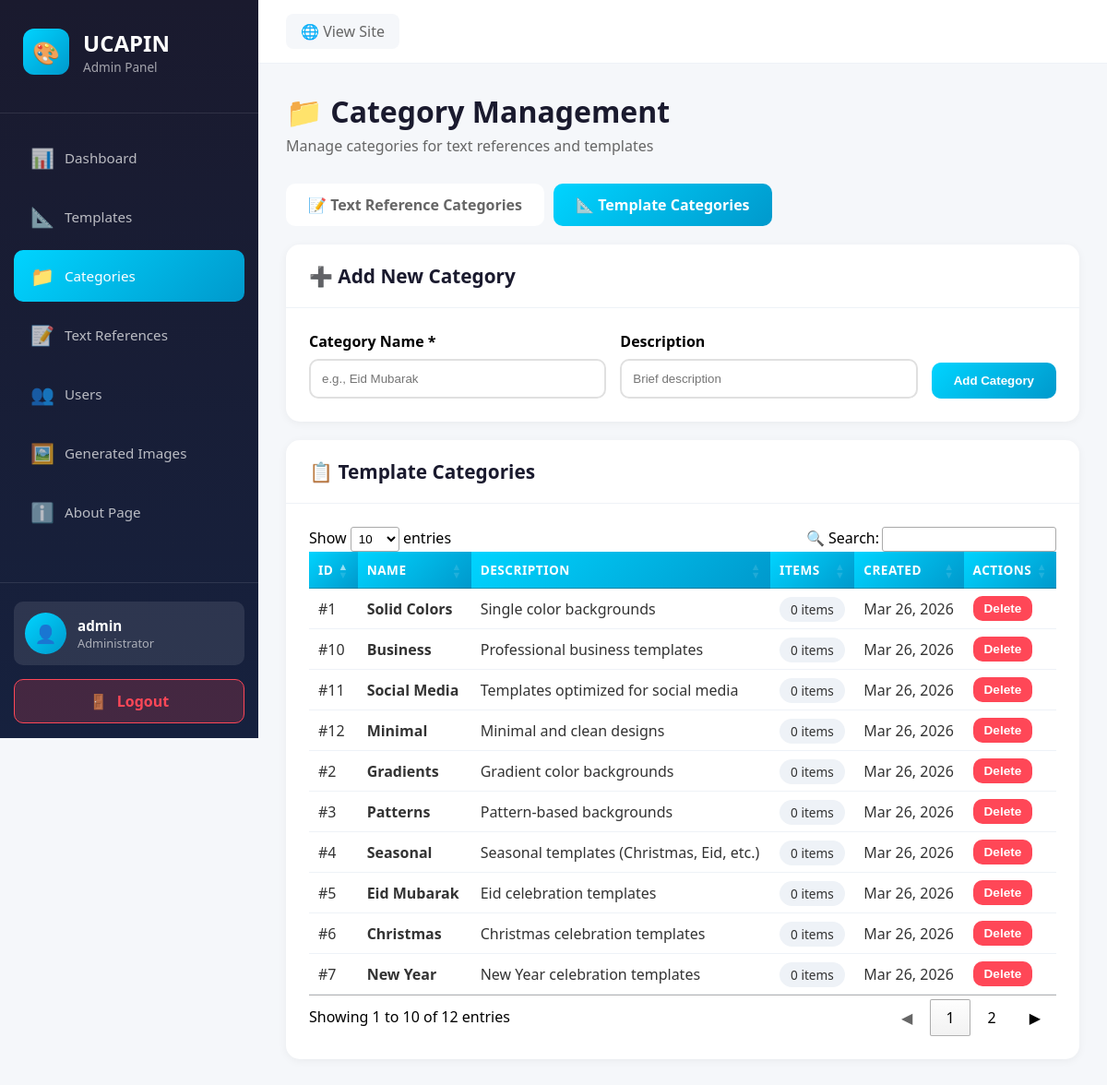
Screenshot of /admin/categories.php?type=template (signed in) with the database file from the repository.
### tables this page shows
CREATE TABLE `template_categories` (
  `id` INT AUTO_INCREMENT PRIMARY KEY,
  `name` VARCHAR(100) NOT NULL,
  `description` TEXT,
  `created_at` TIMESTAMP DEFAULT CURRENT_TIMESTAMP,
  INDEX `idx_name` (`name`)
);

### public/admin/categories.php (the view, shortened to what this page needs)
<?php
require_once 'includes/header.php';
$categoryType = $_GET['type'] ?? 'text';
if ($categoryType === 'template') {
    $categories = $db->query("
        SELECT c.*, COUNT(t.id) as item_count
        FROM template_categories c
        LEFT JOIN templates t ON c.id = t.category_id
        GROUP BY c.id
        ORDER BY c.name
    ")->fetchAll();
}
?>
<div class="main-content">
    <div class="page-header">
        <div>
            <h1>📁 Category Management</h1>
            <p>Manage categories for text references and templates</p>
        </div>
    </div>
    <div style="display: flex; gap: 10px; margin-bottom: 20px;">
        <a href="?type=text" style="padding: 12px 24px; background: <?= $categoryType === 'text' ? 'linear-gradient(135deg, #00d4ff 0%, #0099cc 100%)' : '#fff' ?>; color: <?= $categoryType === 'text' ? '#fff' : '#666' ?>; text-decoration: none; border-radius: 10px; font-weight: 600; transition: all 0.3s;">
            📝 Text Reference Categories
        </a>
        <a href="?type=template" style="padding: 12px 24px; background: <?= $categoryType === 'template' ? 'linear-gradient(135deg, #00d4ff 0%, #0099cc 100%)' : '#fff' ?>; color: <?= $categoryType === 'template' ? '#fff' : '#666' ?>; text-decoration: none; border-radius: 10px; font-weight: 600; transition: all 0.3s;">
            📐 Template Categories
        </a>
    </div>
    <div class="card" style="margin-bottom: 20px;">
        <div class="card-header">
            <h2>➕ Add New Category</h2>
        </div>
        <div class="card-body">
            <form method="POST" style="display: flex; gap: 15px; align-items: flex-end; flex-wrap: wrap;">
                <div style="flex: 1; min-width: 200px;">
                    <label style="display: block; font-weight: 600; margin-bottom: 8px;">Category Name *</label>
                    <input type="text" name="name" required placeholder="<?= $categoryType === 'template' ? 'e.g., Eid Mubarak' : 'e.g., Motivation' ?>" style="width: 100%; padding: 12px; border: 2px solid #e0e0e0; border-radius: 10px;">
                </div>
                <?php if ($categoryType === 'template'): ?>
                <div style="flex: 1; min-width: 200px;">
                    <label style="display: block; font-weight: 600; margin-bottom: 8px;">Description</label>
                    <input type="text" name="description" placeholder="Brief description" style="width: 100%; padding: 12px; border: 2px solid #e0e0e0; border-radius: 10px;">
                </div>
                <?php endif; ?>
                <div>
                    <label style="display: block; font-weight: 600; margin-bottom: 8px;">&nbsp;</label>
                    <button type="submit" class="btn btn-primary">Add Category</button>
                </div>
            </form>
        </div>
    </div>
    <div class="card">
        <div class="card-header">
            <h2>📋 <?= $categoryType === 'text' ? 'Text Reference' : 'Template' ?> Categories</h2>
        </div>
        <div class="card-body">
            <table class="data-table">
                <thead>
                    <tr>
                        <th>ID</th>
                        <th>Name</th>
                        <?php if ($categoryType === 'template'): ?>
                        <th>Description</th>
                        <?php endif; ?>
                        <th>Items</th>
                        <th>Created</th>
                        <th>Actions</th>
                    </tr>
                </thead>
                <tbody>
                    <?php foreach ($categories as $cat): ?>
                    <tr>
                        <td>#<?= $cat['id'] ?></td>
                        <td><strong><?= htmlspecialchars($cat['name']) ?></strong></td>
                        <?php if ($categoryType === 'template'): ?>
                        <td><?= htmlspecialchars($cat['description'] ?? '-') ?></td>
                        <?php endif; ?>
                        <td><span style="background: #eef2f7; padding: 4px 12px; border-radius: 15px; font-size: 0.85em;"><?= $cat['item_count'] ?> items</span></td>
                        <td><?= date('M d, Y', strtotime($cat['created_at'])) ?></td>
                        <td>
                            <?php if ($cat['item_count'] == 0): ?>
                            <form method="POST" style="display: inline;" onsubmit="return confirm('Delete this category?')">
                                <button type="submit" class="btn btn-small btn-danger">Delete</button>
                            </form>
                            <?php else: ?>
                            <span style="color: #999;">Has items</span>
                            <?php endif; ?>
                        </td>
                    </tr>
                    <?php endforeach; ?>
                </tbody>
            </table>
        </div>
    </div>
</div>
<?php require_once 'includes/footer.php'; ?>

### public/admin/includes/header.php (style rules this page uses)
* { margin: 0; padding: 0; box-sizing: border-box; }
body { font-family: 'Segoe UI', Tahoma, Geneva, Verdana, sans-serif; background: #f5f7fa; }
.main-content { padding: 30px; }
.page-header { display: flex; justify-content: space-between; align-items: center; margin-bottom: 30px; flex-wrap: wrap; gap: 15px; }
.page-header h1 { color: #1a1a2e; font-size: 2em; margin-bottom: 5px; }
.page-header p { color: #666; font-size: 1em; }
.btn { padding: 12px 24px; border-radius: 10px; font-weight: 600; cursor: pointer; transition: all 0.3s; border: none; display: inline-flex; align-items: center; justify-content: center; gap: 8px; text-align: center; text-decoration: none; }
.btn-primary { background: linear-gradient(135deg, #00d4ff 0%, #0099cc 100%); color: #fff; }
.btn-danger { background: #ff4757; color: #fff; }
.btn-small { padding: 6px 12px; font-size: 0.85em; }
.card { background: #fff; border-radius: 15px; box-shadow: 0 2px 10px rgba(0, 0, 0, 0.05); overflow: hidden; margin-bottom: 20px; }
.card-header { padding: 20px 25px; border-bottom: 1px solid #eef2f7; display: flex; justify-content: space-between; align-items: center; }
.card-header h2 { font-size: 1.3em; color: #1a1a2e; }
.card-body { padding: 25px; }
.data-table { width: 100%; border-collapse: collapse; }
.data-table thead th { background: linear-gradient(135deg, #00d4ff 0%, #0099cc 100%); color: #fff; padding: 15px; text-align: left; font-weight: 600; text-transform: uppercase; letter-spacing: 0.5px; font-size: 0.85em; }
.data-table tbody td { padding: 15px; border-bottom: 1px solid #eef2f7; color: #333; }

### rows the page displays
template_categories: id "10", name "Business", description "Professional business templates", item_count "0", created_at "Mar 26, 2026"
template_categories: id "6", name "Christmas", description "Christmas celebration templates", item_count "0", created_at "Mar 26, 2026"
template_categories: id "5", name "Eid Mubarak", description "Eid celebration templates", item_count "0", created_at "Mar 26, 2026"
template_categories: id "2", name "Gradients", description "Gradient color backgrounds", item_count "0", created_at "Mar 26, 2026"
template_categories: id "12", name "Minimal", description "Minimal and clean designs", item_count "0", created_at "Mar 26, 2026"
template_categories: id "7", name "New Year", description "New Year celebration templates", item_count "0", created_at "Mar 26, 2026"
template_categories: id "3", name "Patterns", description "Pattern-based backgrounds", item_count "0", created_at "Mar 26, 2026"
template_categories: id "4", name "Seasonal", description "Seasonal templates (Christmas, Eid, etc.)", item_count "0", created_at "Mar 26, 2026"
template_categories: id "11", name "Social Media", description "Templates optimized for social media", item_count "0", created_at "Mar 26, 2026"
template_categories: id "1", name "Solid Colors", description "Single color backgrounds", item_count "0", created_at "Mar 26, 2026"

### other values shown
$item['icon'] "📊"
$item['label'] "Dashboard"
$item['icon'] "📐"
$item['label'] "Templates"
$item['icon'] "📁"
$item['label'] "Categories"
$item['icon'] "📝"
$item['label'] "Text References"
$item['icon'] "👥"
$item['label'] "Users"
$item['icon'] "🖼️"
$item['label'] "Generated Images"
$item['icon'] "ℹ️"
$item['label'] "About Page"
getAdminUsername() "admin"
